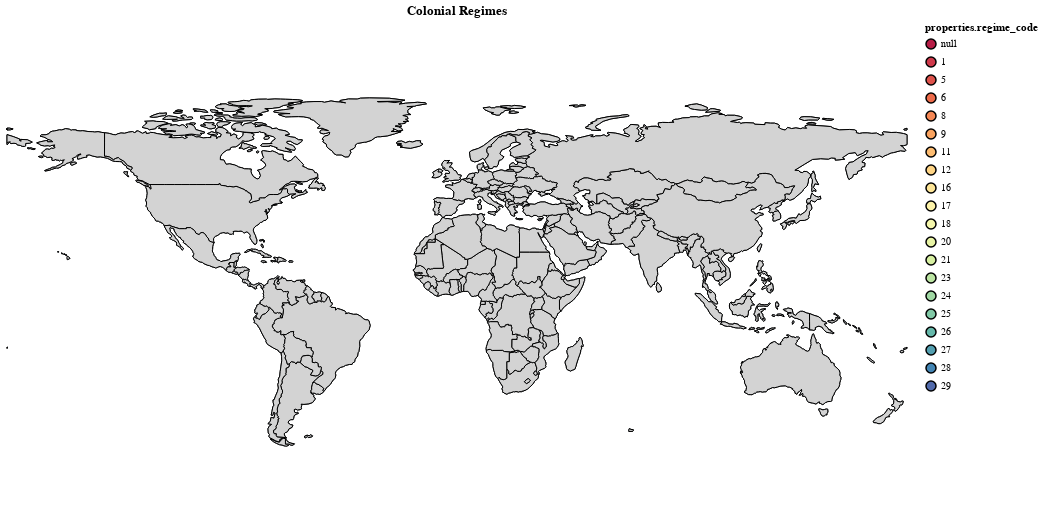

Notebook source saved alongside this figure:
### Code cell
#mymap
mymap.project('equirectangular')

### Figure 1 — Vega-Lite specification as saved in the notebook (floating-point values rounded to 4 significant figures; data arrays with more than 128 entries replaced by an {"elided": "..."} marker saying what was removed)
{"$schema": "https://vega.github.io/schema/vega-lite/v3.4.0.json", "config": {"mark": {"tooltip": null}, "view": {"height": 300, "width": 400}}, "data": {"values": {"elided": "176 records"}}, "layer": [{"encoding": {}, "height": 500, "mark": {"stroke": "black", "strokeWidth": 1, "type": "geoshape"}, "title": "Colonial Regimes", "width": 900}, {"encoding": {"color": {"condition": {"field": "properties.regime_code", "scale": {"scheme": "spectral"}, "selection": "selector005", "type": "nominal"}, "value": "lightgray"}, "tooltip": [{"field": "properties.Country", "type": "ordinal"}, {"field": "properties.regime_code", "type": "quantitative"}]}, "mark": {"fill": "lightgray", "stroke": "black", "type": "geoshape"}, "selection": {"selector005": {"fields": ["properties.regime_code"], "type": "multi"}}}], "projection": {"type": "equirectangular"}}
